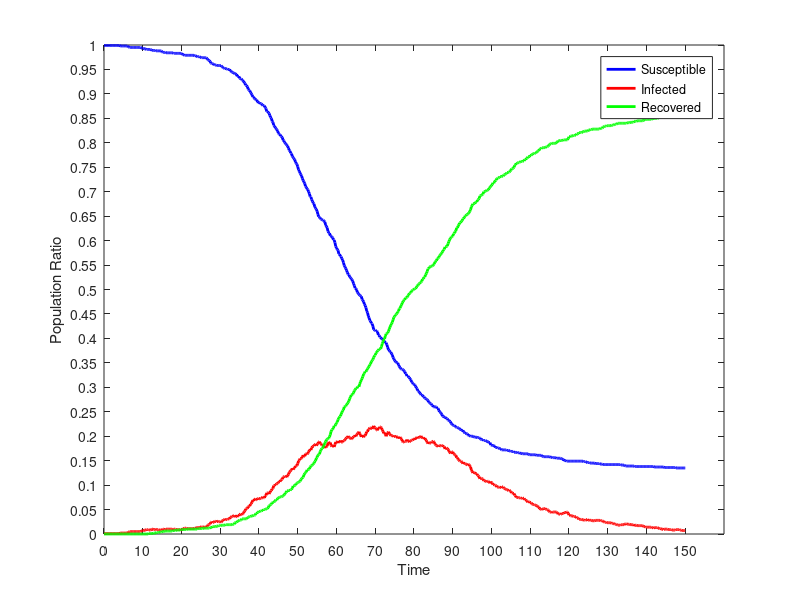

The MATLAB source for this figure:
dynamics = [
0.00,999.000,1.000,0.000;
0.20,999.000,1.000,0.000;
0.40,999.000,1.000,0.000;
0.60,999.000,1.000,0.000;
0.80,999.000,1.000,0.000;
1.00,999.000,1.000,0.000;
1.20,999.000,1.000,0.000;
1.40,999.000,1.000,0.000;
1.60,999.000,1.000,0.000;
1.80,999.000,1.000,0.000;
2.00,999.000,1.000,0.000;
2.20,999.000,1.000,0.000;
2.40,999.000,1.000,0.000;
2.60,999.000,1.000,0.000;
2.80,999.000,1.000,0.000;
3.00,999.000,1.000,0.000;
3.20,999.000,1.000,0.000;
3.40,999.000,1.000,0.000;
3.60,999.000,1.000,0.000;
3.80,999.000,1.000,0.000;
4.00,999.000,1.000,0.000;
4.20,998.000,2.000,0.000;
4.40,998.000,2.000,0.000;
4.60,998.000,2.000,0.000;
4.80,998.000,2.000,0.000;
5.00,998.000,2.000,0.000;
5.20,998.000,2.000,0.000;
5.40,998.000,2.000,0.000;
5.60,998.000,2.000,0.000;
5.80,998.000,2.000,0.000;
6.00,998.000,2.000,0.000;
6.20,997.000,3.000,0.000;
6.40,996.000,4.000,0.000;
6.60,995.000,5.000,0.000;
6.80,995.000,5.000,0.000;
7.00,995.000,5.000,0.000;
7.20,995.000,5.000,0.000;
7.40,995.000,5.000,0.000;
7.60,995.000,5.000,0.000;
7.80,995.000,5.000,0.000;
8.00,995.000,5.000,0.000;
8.20,995.000,5.000,0.000;
8.40,995.000,5.000,0.000;
8.60,995.000,5.000,0.000;
8.80,995.000,5.000,0.000;
9.00,995.000,5.000,0.000;
9.20,995.000,5.000,0.000;
9.40,995.000,5.000,0.000;
9.60,994.000,6.000,0.000;
9.80,994.000,6.000,0.000;
10.00,993.000,7.000,0.000;
10.20,993.000,7.000,0.000;
10.40,992.000,8.000,0.000;
10.60,992.000,8.000,0.000;
10.80,992.000,8.000,0.000;
11.00,991.000,9.000,0.000;
11.20,991.000,9.000,0.000;
11.40,991.000,9.000,0.000;
11.60,991.000,8.000,1.000;
11.80,991.000,8.000,1.000;
12.00,991.000,8.000,1.000;
12.20,990.000,9.000,1.000;
12.40,989.000,10.000,1.000;
12.60,989.000,10.000,1.000;
12.80,989.000,9.000,2.000;
13.00,989.000,9.000,2.000;
13.20,989.000,9.000,2.000;
13.40,988.000,10.000,2.000;
13.60,988.000,9.000,3.000;
13.80,988.000,9.000,3.000;
14.00,988.000,9.000,3.000;
14.20,988.000,8.000,4.000;
14.40,988.000,8.000,4.000;
14.60,988.000,8.000,4.000;
14.80,988.000,8.000,4.000;
15.00,986.000,9.000,5.000;
15.20,985.000,10.000,5.000;
15.40,985.000,10.000,5.000;
15.60,985.000,9.000,6.000;
15.80,985.000,9.000,6.000;
16.00,984.000,10.000,6.000;
16.20,984.000,10.000,6.000;
16.40,984.000,10.000,6.000;
16.60,984.000,10.000,6.000;
16.80,984.000,10.000,6.000;
17.00,984.000,10.000,6.000;
17.20,984.000,10.000,6.000;
17.40,984.000,10.000,6.000;
17.60,984.000,10.000,6.000;
17.80,984.000,9.000,7.000;
18.00,983.000,10.000,7.000;
18.20,983.000,10.000,7.000;
18.40,983.000,10.000,7.000;
18.60,983.000,9.000,8.000;
18.80,983.000,9.000,8.000;
19.00,983.000,9.000,8.000;
19.20,983.000,9.000,8.000;
19.40,983.000,9.000,8.000;
19.60,983.000,9.000,8.000;
19.80,983.000,8.000,9.000;
20.00,983.000,8.000,9.000;
20.20,981.000,10.000,9.000;
20.40,980.000,11.000,9.000;
20.60,980.000,11.000,9.000;
20.80,979.000,12.000,9.000;
21.00,979.000,12.000,9.000;
21.20,979.000,12.000,9.000;
21.40,979.000,11.000,10.000;
21.60,979.000,11.000,10.000;
21.80,979.000,11.000,10.000;
22.00,979.000,11.000,10.000;
22.20,979.000,11.000,10.000;
22.40,979.000,11.000,10.000;
22.60,979.000,11.000,10.000;
22.80,979.000,11.000,10.000;
23.00,979.000,11.000,10.000;
23.20,979.000,11.000,10.000;
23.40,978.000,12.000,10.000;
23.60,978.000,12.000,10.000;
23.80,977.000,13.000,10.000;
24.00,977.000,13.000,10.000;
24.20,976.000,13.000,11.000;
24.40,976.000,13.000,11.000;
24.60,976.000,13.000,11.000;
24.80,975.000,14.000,11.000;
25.00,975.000,14.000,11.000;
25.20,974.000,15.000,11.000;
25.40,974.000,15.000,11.000;
25.60,974.000,14.000,12.000;
25.80,974.000,14.000,12.000;
26.00,974.000,14.000,12.000;
26.20,974.000,14.000,12.000;
26.40,974.000,14.000,12.000;
26.60,972.000,16.000,12.000;
26.80,970.000,18.000,12.000;
27.00,969.000,19.000,12.000;
27.20,968.000,20.000,12.000;
27.40,966.000,21.000,13.000;
27.60,963.000,24.000,13.000;
27.80,962.000,25.000,13.000;
28.00,962.000,23.000,15.000;
28.20,961.000,24.000,15.000;
28.40,960.000,25.000,15.000;
28.60,959.000,26.000,15.000;
28.80,959.000,26.000,15.000;
29.00,959.000,25.000,16.000;
29.20,958.000,26.000,16.000;
29.40,958.000,26.000,16.000;
29.60,958.000,25.000,17.000;
29.80,958.000,25.000,17.000;
30.00,958.000,25.000,17.000;
30.20,958.000,24.000,18.000;
30.40,956.000,26.000,18.000;
30.60,955.000,27.000,18.000;
30.80,953.000,29.000,18.000;
31.00,953.000,29.000,18.000;
31.20,952.000,30.000,18.000;
31.40,952.000,29.000,19.000;
31.60,951.000,30.000,19.000;
31.80,951.000,30.000,19.000;
32.00,950.000,31.000,19.000;
32.20,950.000,31.000,19.000;
32.40,950.000,31.000,19.000;
32.60,947.000,34.000,19.000;
32.80,946.000,35.000,19.000;
33.00,945.000,36.000,19.000;
33.20,944.000,36.000,20.000;
33.40,943.000,37.000,20.000;
33.60,942.000,38.000,20.000;
33.80,941.000,36.000,23.000;
34.00,941.000,35.000,24.000;
34.20,940.000,36.000,24.000;
34.40,936.000,38.000,26.000;
34.60,936.000,37.000,27.000;
34.80,936.000,37.000,27.000;
35.00,932.000,40.000,28.000;
35.20,931.000,41.000,28.000;
35.40,931.000,40.000,29.000;
35.60,929.000,40.000,31.000;
35.80,928.000,41.000,31.000;
36.00,926.000,43.000,31.000;
36.20,923.000,46.000,31.000;
36.40,921.000,48.000,31.000;
36.60,918.000,51.000,31.000;
36.80,917.000,52.000,31.000;
37.00,915.000,52.000,33.000;
37.20,910.000,56.000,34.000;
37.40,908.000,57.000,35.000;
37.60,907.000,57.000,36.000;
37.80,903.000,61.000,36.000;
38.00,901.000,62.000,37.000;
38.20,898.000,65.000,37.000;
38.40,894.000,69.000,37.000;
38.60,894.000,68.000,38.000;
38.80,891.000,71.000,38.000;
39.00,889.000,72.000,39.000;
39.20,888.000,70.000,42.000;
39.40,888.000,70.000,42.000;
39.60,884.000,72.000,44.000;
39.80,882.000,73.000,45.000;
40.00,882.000,72.000,46.000;
40.20,882.000,72.000,46.000;
40.40,880.000,73.000,47.000;
40.60,880.000,73.000,47.000;
40.80,878.000,74.000,48.000;
41.00,876.000,76.000,48.000;
41.20,876.000,74.000,50.000;
41.40,876.000,74.000,50.000;
41.60,872.000,78.000,50.000;
41.80,870.000,79.000,51.000;
42.00,864.000,84.000,52.000;
42.20,864.000,84.000,52.000;
42.40,862.000,84.000,54.000;
42.60,860.000,82.000,58.000;
42.80,856.000,85.000,59.000;
43.00,852.000,88.000,60.000;
43.20,850.000,89.000,61.000;
43.40,844.000,92.000,64.000;
43.60,842.000,93.000,65.000;
43.80,836.000,99.000,65.000;
44.00,834.000,99.000,67.000;
44.20,831.000,101.000,68.000;
44.40,829.000,101.000,70.000;
44.60,827.000,103.000,70.000;
44.80,824.000,104.000,72.000;
45.00,820.000,106.000,74.000;
45.20,818.000,107.000,75.000;
45.40,817.000,107.000,76.000;
45.60,814.000,110.000,76.000;
45.80,813.000,111.000,76.000;
46.00,811.000,112.000,77.000;
46.20,806.000,116.000,78.000;
46.40,804.000,117.000,79.000;
46.60,801.000,118.000,81.000;
46.80,799.000,117.000,84.000;
47.00,797.000,118.000,85.000;
47.20,795.000,117.000,88.000;
47.40,793.000,119.000,88.000;
47.60,789.000,122.000,89.000;
47.80,785.000,126.000,89.000;
48.00,783.000,128.000,89.000;
48.20,779.000,130.000,91.000;
48.40,778.000,131.000,91.000;
48.60,772.000,134.000,94.000;
48.80,770.000,132.000,98.000;
49.00,768.000,134.000,98.000;
49.20,766.000,135.000,99.000;
49.40,761.000,139.000,100.000;
49.60,758.000,139.000,103.000;
49.80,756.000,140.000,104.000;
50.00,751.000,144.000,105.000;
50.20,745.000,149.000,106.000;
50.40,742.000,151.000,107.000;
50.60,738.000,154.000,108.000;
50.80,735.000,154.000,111.000;
51.00,732.000,155.000,113.000;
51.20,727.000,158.000,115.000;
51.40,723.000,161.000,116.000;
51.60,720.000,159.000,121.000;
51.80,717.000,159.000,124.000;
52.00,711.000,164.000,125.000;
52.20,709.000,164.000,127.000;
52.40,706.000,163.000,131.000;
52.60,704.000,165.000,131.000;
52.80,700.000,168.000,132.000;
53.00,696.000,171.000,133.000;
53.20,690.000,173.000,137.000;
53.40,689.000,172.000,139.000;
53.60,684.000,176.000,140.000;
53.80,680.000,179.000,141.000;
54.00,677.000,180.000,143.000;
54.20,675.000,180.000,145.000;
54.40,669.000,183.000,148.000;
54.60,666.000,184.000,150.000;
54.80,664.000,181.000,155.000;
55.00,660.000,183.000,157.000;
55.20,654.000,185.000,161.000;
55.40,649.000,188.000,163.000;
55.60,648.000,189.000,163.000;
55.80,646.000,185.000,169.000;
56.00,644.000,184.000,172.000;
56.20,643.000,182.000,175.000;
56.40,642.000,183.000,175.000;
56.60,642.000,179.000,179.000;
56.80,640.000,178.000,182.000;
57.00,638.000,176.000,186.000;
57.20,632.000,179.000,189.000;
57.40,629.000,178.000,193.000;
57.60,626.000,180.000,194.000;
57.80,619.000,186.000,195.000;
58.00,616.000,188.000,196.000;
58.20,615.000,186.000,199.000;
58.40,610.000,187.000,203.000;
58.60,609.000,181.000,210.000;
58.80,608.000,179.000,213.000;
59.00,606.000,180.000,214.000;
59.20,602.000,181.000,217.000;
59.40,601.000,178.000,221.000;
59.60,596.000,183.000,221.000;
59.80,588.000,188.000,224.000;
60.00,585.000,188.000,227.000;
60.20,582.000,189.000,229.000;
60.40,580.000,186.000,234.000;
60.60,573.000,190.000,237.000;
60.80,572.000,188.000,240.000;
61.00,568.000,191.000,241.000;
61.20,567.000,188.000,245.000;
61.40,563.000,188.000,249.000;
61.60,560.000,188.000,252.000;
61.80,555.000,191.000,254.000;
62.00,549.000,191.000,260.000;
62.20,546.000,193.000,261.000;
62.40,543.000,195.000,262.000;
62.60,539.000,197.000,264.000;
62.80,535.000,198.000,267.000;
63.00,531.000,200.000,269.000;
63.20,530.000,198.000,272.000;
63.40,526.000,197.000,277.000;
63.60,524.000,196.000,280.000;
63.80,522.000,194.000,284.000;
64.00,520.000,195.000,285.000;
64.20,517.000,197.000,286.000;
64.40,512.000,199.000,289.000;
64.60,508.000,199.000,293.000;
64.80,503.000,202.000,295.000;
65.00,502.000,200.000,298.000;
65.20,499.000,203.000,298.000;
65.40,494.000,205.000,301.000;
65.60,492.000,207.000,301.000;
65.80,490.000,209.000,301.000;
66.00,488.000,205.000,307.000;
66.20,487.000,202.000,311.000;
66.40,486.000,199.000,315.000;
66.60,480.000,202.000,318.000;
66.80,478.000,200.000,322.000;
67.00,475.000,198.000,327.000;
67.20,470.000,201.000,329.000;
67.40,467.000,201.000,332.000;
67.60,463.000,205.000,332.000;
67.80,456.000,209.000,335.000;
68.00,453.000,209.000,338.000;
68.20,446.000,214.000,340.000;
68.40,442.000,215.000,343.000;
68.60,437.000,217.000,346.000;
68.80,435.000,217.000,348.000;
69.00,431.000,216.000,353.000;
69.20,430.000,215.000,355.000;
69.40,425.000,218.000,357.000;
69.60,418.000,221.000,361.000;
69.80,417.000,218.000,365.000;
70.00,417.000,217.000,366.000;
70.20,415.000,215.000,370.000;
70.40,415.000,213.000,372.000;
70.60,413.000,212.000,375.000;
70.80,407.000,217.000,376.000;
71.00,406.000,216.000,378.000;
71.20,403.000,219.000,378.000;
71.40,402.000,219.000,379.000;
71.60,400.000,217.000,383.000;
71.80,398.000,213.000,389.000;
72.00,397.000,210.000,393.000;
72.20,396.000,206.000,398.000;
72.40,394.000,207.000,399.000;
72.60,391.000,204.000,405.000;
72.80,391.000,200.000,409.000;
73.00,387.000,203.000,410.000;
73.20,382.000,207.000,411.000;
73.40,377.000,209.000,414.000;
73.60,375.000,206.000,419.000;
73.80,373.000,204.000,423.000;
74.00,372.000,201.000,427.000;
74.20,369.000,201.000,430.000;
74.40,366.000,201.000,433.000;
74.60,361.000,201.000,438.000;
74.80,358.000,199.000,443.000;
75.00,355.000,200.000,445.000;
75.20,353.000,199.000,448.000;
75.40,351.000,200.000,449.000;
75.60,350.000,199.000,451.000;
75.80,350.000,196.000,454.000;
76.00,346.000,198.000,456.000;
76.20,343.000,196.000,461.000;
76.40,340.000,198.000,462.000;
76.60,338.000,196.000,466.000;
76.80,337.000,194.000,469.000;
77.00,337.000,190.000,473.000;
77.20,336.000,188.000,476.000;
77.40,334.000,188.000,478.000;
77.60,332.000,189.000,479.000;
77.80,328.000,189.000,483.000;
78.00,327.000,190.000,483.000;
78.20,323.000,193.000,484.000;
78.40,323.000,190.000,487.000;
78.60,321.000,190.000,489.000;
78.80,320.000,188.000,492.000;
79.00,317.000,190.000,493.000;
79.20,315.000,191.000,494.000;
79.40,311.000,192.000,497.000;
79.60,309.000,192.000,499.000;
79.80,307.000,194.000,499.000;
80.00,306.000,194.000,500.000;
80.20,305.000,193.000,502.000;
80.40,302.000,196.000,502.000;
80.60,299.000,197.000,504.000;
80.80,297.000,196.000,507.000;
81.00,293.000,198.000,509.000;
81.20,292.000,197.000,511.000;
81.40,290.000,198.000,512.000;
81.60,287.000,199.000,514.000;
81.80,285.000,200.000,515.000;
82.00,285.000,198.000,517.000;
82.20,283.000,196.000,521.000;
82.40,281.000,197.000,522.000;
82.60,280.000,195.000,525.000;
82.80,278.000,196.000,526.000;
83.00,277.000,193.000,530.000;
83.20,276.000,191.000,533.000;
83.40,275.000,188.000,537.000;
83.60,273.000,185.000,542.000;
83.80,270.000,187.000,543.000;
84.00,268.000,186.000,546.000;
84.20,267.000,186.000,547.000;
84.40,266.000,186.000,548.000;
84.60,264.000,188.000,548.000;
84.80,263.000,189.000,548.000;
85.00,260.000,190.000,550.000;
85.20,260.000,188.000,552.000;
85.40,260.000,184.000,556.000;
85.60,260.000,182.000,558.000;
85.80,260.000,181.000,559.000;
86.00,257.000,180.000,563.000;
86.20,257.000,179.000,564.000;
86.40,253.000,181.000,566.000;
86.60,250.000,181.000,569.000;
86.80,249.000,180.000,571.000;
87.00,247.000,180.000,573.000;
87.20,244.000,181.000,575.000;
87.40,241.000,181.000,578.000;
87.60,240.000,179.000,581.000;
87.80,239.000,179.000,582.000;
88.00,239.000,174.000,587.000;
88.20,238.000,175.000,587.000;
88.40,236.000,176.000,588.000;
88.60,236.000,175.000,589.000;
88.80,233.000,173.000,594.000;
89.00,232.000,170.000,598.000;
89.20,231.000,167.000,602.000;
89.40,230.000,165.000,605.000;
89.60,226.000,167.000,607.000;
89.80,224.000,168.000,608.000;
90.00,223.000,168.000,609.000;
90.20,222.000,164.000,614.000;
90.40,222.000,163.000,615.000;
90.60,220.000,162.000,618.000;
90.80,219.000,161.000,620.000;
91.00,218.000,156.000,626.000;
91.20,218.000,156.000,626.000;
91.40,217.000,153.000,630.000;
91.60,216.000,151.000,633.000;
91.80,215.000,149.000,636.000;
92.00,214.000,149.000,637.000;
92.20,212.000,149.000,639.000;
92.40,212.000,147.000,641.000;
92.60,212.000,144.000,644.000;
92.80,209.000,146.000,645.000;
93.00,208.000,144.000,648.000;
93.20,206.000,144.000,650.000;
93.40,206.000,143.000,651.000;
93.60,205.000,142.000,653.000;
93.80,205.000,141.000,654.000;
94.00,202.000,143.000,655.000;
94.20,201.000,142.000,657.000;
94.40,201.000,139.000,660.000;
94.60,200.000,137.000,663.000;
94.80,200.000,131.000,669.000;
95.00,200.000,128.000,672.000;
95.20,200.000,125.000,675.000;
95.40,199.000,126.000,675.000;
95.60,198.000,126.000,676.000;
95.80,198.000,124.000,678.000;
96.00,198.000,123.000,679.000;
96.20,198.000,123.000,679.000;
96.40,197.000,120.000,683.000;
96.60,197.000,119.000,684.000;
96.80,197.000,117.000,686.000;
97.00,196.000,113.000,691.000;
97.20,194.000,114.000,692.000;
97.40,193.000,114.000,693.000;
97.60,193.000,113.000,694.000;
97.80,193.000,112.000,695.000;
98.00,191.000,109.000,700.000;
98.20,191.000,109.000,700.000;
98.40,191.000,108.000,701.000;
98.60,190.000,108.000,702.000;
98.80,190.000,107.000,703.000;
99.00,189.000,108.000,703.000;
99.20,188.000,108.000,704.000;
99.40,187.000,106.000,707.000;
99.60,187.000,104.000,709.000;
99.80,182.000,107.000,711.000;
100.00,182.000,105.000,713.000;
100.20,181.000,104.000,715.000;
100.40,181.000,101.000,718.000;
100.60,181.000,101.000,718.000;
100.80,180.000,100.000,720.000;
101.00,177.000,100.000,723.000;
101.20,177.000,99.000,724.000;
101.40,177.000,96.000,727.000;
101.60,176.000,96.000,728.000;
101.80,176.000,96.000,728.000;
102.00,175.000,96.000,729.000;
102.20,174.000,95.000,731.000;
102.40,174.000,95.000,731.000;
102.60,172.000,97.000,731.000;
102.80,172.000,96.000,732.000;
103.00,172.000,96.000,732.000;
103.20,172.000,94.000,734.000;
103.40,172.000,93.000,735.000;
103.60,172.000,92.000,736.000;
103.80,172.000,91.000,737.000;
104.00,171.000,90.000,739.000;
104.20,171.000,90.000,739.000;
104.40,171.000,89.000,740.000;
104.60,170.000,90.000,740.000;
104.80,170.000,88.000,742.000;
105.00,169.000,87.000,744.000;
105.20,169.000,84.000,747.000;
105.40,169.000,84.000,747.000;
105.60,169.000,83.000,748.000;
105.80,167.000,83.000,750.000;
106.00,167.000,79.000,754.000;
106.20,167.000,78.000,755.000;
106.40,167.000,75.000,758.000;
106.60,167.000,75.000,758.000;
106.80,166.000,75.000,759.000;
107.00,166.000,74.000,760.000;
107.20,166.000,74.000,760.000;
107.40,165.000,74.000,761.000;
107.60,165.000,73.000,762.000;
107.80,165.000,73.000,762.000;
108.00,164.000,74.000,762.000;
108.20,164.000,73.000,763.000;
108.40,164.000,73.000,763.000;
108.60,164.000,70.000,766.000;
108.80,164.000,70.000,766.000;
109.00,164.000,68.000,768.000;
109.20,164.000,67.000,769.000;
109.40,164.000,65.000,771.000;
109.60,163.000,66.000,771.000;
109.80,162.000,66.000,772.000;
110.00,162.000,64.000,774.000;
110.20,162.000,64.000,774.000;
110.40,162.000,62.000,776.000;
110.60,162.000,61.000,777.000;
110.80,162.000,60.000,778.000;
111.00,162.000,60.000,778.000;
111.20,162.000,59.000,779.000;
111.40,162.000,59.000,779.000;
111.60,161.000,58.000,781.000;
111.80,161.000,57.000,782.000;
112.00,161.000,56.000,783.000;
112.20,161.000,55.000,784.000;
112.40,161.000,52.000,787.000;
112.60,161.000,51.000,788.000;
112.80,161.000,51.000,788.000;
113.00,160.000,50.000,790.000;
113.20,159.000,51.000,790.000;
113.40,158.000,52.000,790.000;
113.60,158.000,52.000,790.000;
113.80,158.000,52.000,790.000;
114.00,158.000,51.000,791.000;
114.20,158.000,50.000,792.000;
114.40,158.000,50.000,792.000;
114.60,158.000,49.000,793.000;
114.80,158.000,47.000,795.000;
115.00,158.000,45.000,797.000;
115.20,157.000,45.000,798.000;
115.40,157.000,45.000,798.000;
115.60,157.000,44.000,799.000;
115.80,156.000,45.000,799.000;
116.00,156.000,45.000,799.000;
116.20,156.000,45.000,799.000;
116.40,156.000,45.000,799.000;
116.60,156.000,45.000,799.000;
116.80,155.000,45.000,800.000;
117.00,155.000,43.000,802.000;
117.20,155.000,41.000,804.000;
117.40,155.000,41.000,804.000;
117.60,155.000,41.000,804.000;
117.80,155.000,40.000,805.000;
118.00,154.000,41.000,805.000;
118.20,153.000,42.000,805.000;
118.40,153.000,42.000,805.000;
118.60,152.000,42.000,806.000;
118.80,150.000,44.000,806.000;
119.00,150.000,44.000,806.000;
119.20,150.000,44.000,806.000;
119.40,149.000,45.000,806.000;
119.60,149.000,45.000,806.000;
119.80,149.000,42.000,809.000;
120.00,149.000,39.000,812.000;
120.20,149.000,39.000,812.000;
120.40,149.000,37.000,814.000;
120.60,149.000,37.000,814.000;
120.80,149.000,37.000,814.000;
121.00,149.000,37.000,814.000;
121.20,149.000,36.000,815.000;
121.40,149.000,36.000,815.000;
121.60,149.000,35.000,816.000;
121.80,149.000,35.000,816.000;
122.00,149.000,33.000,818.000;
122.20,149.000,33.000,818.000;
122.40,149.000,32.000,819.000;
122.60,149.000,30.000,821.000;
122.80,149.000,30.000,821.000;
123.00,149.000,30.000,821.000;
123.20,149.000,30.000,821.000;
123.40,149.000,29.000,822.000;
123.60,149.000,29.000,822.000;
123.80,148.000,29.000,823.000;
124.00,148.000,28.000,824.000;
124.20,148.000,28.000,824.000;
124.40,147.000,29.000,824.000;
124.60,147.000,29.000,824.000;
124.80,146.000,30.000,824.000;
125.00,146.000,28.000,826.000;
125.20,146.000,28.000,826.000;
125.40,145.000,29.000,826.000;
125.60,145.000,28.000,827.000;
125.80,145.000,28.000,827.000;
126.00,145.000,27.000,828.000;
126.20,145.000,27.000,828.000;
126.40,145.000,27.000,828.000;
126.60,145.000,27.000,828.000;
126.80,144.000,28.000,828.000;
127.00,144.000,28.000,828.000;
127.20,144.000,28.000,828.000;
127.40,144.000,28.000,828.000;
127.60,144.000,28.000,828.000;
127.80,144.000,28.000,828.000;
128.00,143.000,28.000,829.000;
128.20,143.000,27.000,830.000;
128.40,143.000,27.000,830.000;
128.60,143.000,27.000,830.000;
128.80,142.000,26.000,832.000;
129.00,142.000,25.000,833.000;
129.20,142.000,24.000,834.000;
129.40,142.000,24.000,834.000;
129.60,142.000,24.000,834.000;
129.80,142.000,23.000,835.000;
130.00,142.000,23.000,835.000;
130.20,142.000,23.000,835.000;
130.40,142.000,23.000,835.000;
130.60,142.000,23.000,835.000;
130.80,142.000,23.000,835.000;
131.00,142.000,22.000,836.000;
131.20,142.000,22.000,836.000;
131.40,142.000,22.000,836.000;
131.60,142.000,21.000,837.000;
131.80,142.000,20.000,838.000;
132.00,142.000,20.000,838.000;
132.20,142.000,20.000,838.000;
132.40,142.000,19.000,839.000;
132.60,142.000,18.000,840.000;
132.80,142.000,18.000,840.000;
133.00,142.000,18.000,840.000;
133.20,142.000,18.000,840.000;
133.40,141.000,19.000,840.000;
133.60,141.000,19.000,840.000;
133.80,141.000,19.000,840.000;
134.00,141.000,19.000,840.000;
134.20,141.000,19.000,840.000;
134.40,140.000,20.000,840.000;
134.60,139.000,21.000,840.000;
134.80,139.000,21.000,840.000;
135.00,139.000,20.000,841.000;
135.20,139.000,20.000,841.000;
135.40,139.000,20.000,841.000;
135.60,139.000,20.000,841.000;
135.80,139.000,19.000,842.000;
136.00,139.000,19.000,842.000;
136.20,139.000,19.000,842.000;
136.40,139.000,19.000,842.000;
136.60,139.000,19.000,842.000;
136.80,139.000,17.000,844.000;
137.00,138.000,18.000,844.000;
137.20,138.000,18.000,844.000;
137.40,138.000,18.000,844.000;
137.60,138.000,17.000,845.000;
137.80,138.000,17.000,845.000;
138.00,138.000,17.000,845.000;
138.20,138.000,17.000,845.000;
138.40,138.000,17.000,845.000;
138.60,138.000,17.000,845.000;
138.80,138.000,17.000,845.000;
139.00,138.000,17.000,845.000;
139.20,138.000,16.000,846.000;
139.40,138.000,15.000,847.000;
139.60,138.000,15.000,847.000;
139.80,138.000,14.000,848.000;
140.00,138.000,14.000,848.000;
140.20,138.000,14.000,848.000;
140.40,138.000,14.000,848.000;
140.60,138.000,14.000,848.000;
140.80,138.000,14.000,848.000;
141.00,138.000,14.000,848.000;
141.20,138.000,14.000,848.000;
141.40,138.000,13.000,849.000;
141.60,138.000,13.000,849.000;
141.80,138.000,12.000,850.000;
142.00,137.000,13.000,850.000;
142.20,137.000,13.000,850.000;
142.40,137.000,13.000,850.000;
142.60,137.000,13.000,850.000;
142.80,137.000,13.000,850.000;
143.00,137.000,12.000,851.000;
143.20,137.000,12.000,851.000;
143.40,137.000,11.000,852.000;
143.60,137.000,11.000,852.000;
143.80,137.000,10.000,853.000;
144.00,137.000,10.000,853.000;
144.20,137.000,10.000,853.000;
144.40,137.000,9.000,854.000;
144.60,136.000,10.000,854.000;
144.80,136.000,10.000,854.000;
145.00,136.000,10.000,854.000;
145.20,136.000,10.000,854.000;
145.40,136.000,10.000,854.000;
145.60,136.000,9.000,855.000;
145.80,136.000,9.000,855.000;
146.00,136.000,9.000,855.000;
146.20,136.000,9.000,855.000;
146.40,136.000,9.000,855.000;
146.60,136.000,8.000,856.000;
146.80,136.000,8.000,856.000;
147.00,136.000,8.000,856.000;
147.20,136.000,8.000,856.000;
147.40,136.000,8.000,856.000;
147.60,135.000,9.000,856.000;
147.80,135.000,9.000,856.000;
148.00,135.000,9.000,856.000;
148.20,135.000,9.000,856.000;
148.40,135.000,9.000,856.000;
148.60,135.000,8.000,857.000;
148.80,135.000,8.000,857.000;
149.00,135.000,8.000,857.000;
149.20,135.000,7.000,858.000;
149.40,135.000,7.000,858.000;
149.60,135.000,7.000,858.000;
149.80,135.000,7.000,858.000;
150.00,135.000,7.000,858.000;
];
time = dynamics (:, 1);
susceptible = dynamics (:, 2);
infected = dynamics (:, 3);
recovered = dynamics (:, 4);
totalPopulation = susceptible(1) + infected(1) + recovered(1);
susceptibleRatio = susceptible ./ totalPopulation;
infectedRatio = infected ./ totalPopulation;
recoveredRatio = recovered ./ totalPopulation;
steps = length (time);
indices = 0 : steps - 1;
replications = 0;
figure
plot (indices, susceptibleRatio.', 'color', 'blue', 'linewidth', 2);
hold on
plot (indices, infectedRatio.', 'color', 'red', 'linewidth', 2);
hold on
plot (indices, recoveredRatio.', 'color', 'green', 'linewidth', 2);
set(gca,'YTick',0:0.05:1.0);
set(gca,'XTick', indices(1:50:end), 'xticklabel', time(1:50:end));
xlabel ('Time');
ylabel ('Population Ratio');
legend('Susceptible','Infected', 'Recovered');
%titleStr = sprintf('SIR Dynamics of %i agents, with 0.20 dt, %i steps, 0 replications', totalPopulation, steps)
%title (titleStr);
